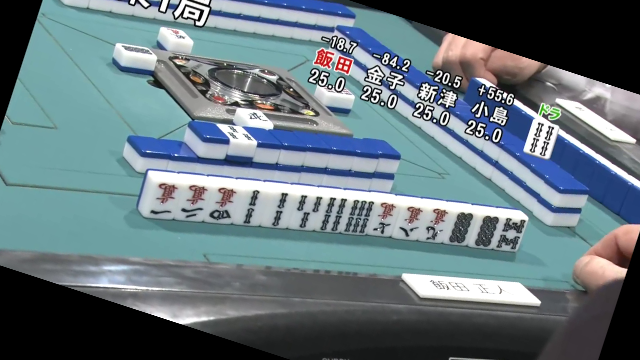
#> input picture data/JPEGImages/img_00023.png, 640 x 360 px
$ python predict.py ../data/JPEGImages/img_00023.png out   (Python 2 division)
#> lines starting #> are read from the running program, lines starting #| are printed output that depends on the picture; after the words box and inside, x2 and y2 are one past the last pixel; in counts of white or black regions, pixels touching at a corner belong together
# -*- coding: utf-8 -*-
#
# カスケード分類器のモデルを使って、手牌のいちを当てる
# 使い方
#
# for fn in `find input_dir/`
#   do python $fn out_dir
# done
#
# http://shkh.hatenablog.com/entry/2012/11/03/052251
import cv2
import sys

if len(sys.argv) != 3:
    print("argument error")
    print("Usage : python predict.py (input image path) (output dir)")
    sys.exit(1)

model = 'model/cascade.xml'
in_image_path = sys.argv[1]
out_image_dir = sys.argv[2]

im = cv2.imread(in_image_path)
#> im is the input picture: shape (360, 640, 3); mean B, G, R 125.4, 118.6, 101.9
cascade = cv2.CascadeClassifier(model)
faces = cascade.detectMultiScale(im, 1.1, 3)
#> faces = [[295, 169, 77, 77], [436, 33, 67, 67], [153, 158, 74, 74], [428, 190, 62, 62], [346, 175, 83, 83], [204, 148, 159, 159]]

for (x, y, w, h) in faces:
    cv2.rectangle(im,(x,y),(x+w,y+h),(0,255,0),3)
    print  sys.argv[1]  +  " {0} {1} {2} {3}".format(x,y,w,h)
#> this loop made 6 passes
#| ../data/JPEGImages/img_00023.png 295 169 77 77
#| ../data/JPEGImages/img_00023.png 436 33 67 67
#| ../data/JPEGImages/img_00023.png 153 158 74 74
#| ../data/JPEGImages/img_00023.png 428 190 62 62
#| ../data/JPEGImages/img_00023.png 346 175 83 83
#| ../data/JPEGImages/img_00023.png 204 148 159 159
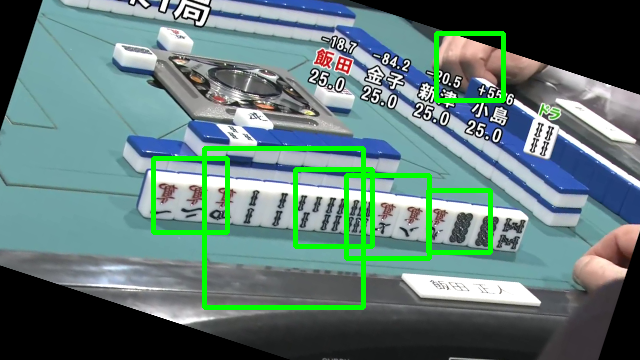
#> im: shape (360, 640, 3); 4.29% of pixels changed, all inside (x1, y1, x2, y2) = (151, 31, 506, 310)

out_path = out_image_dir + '/' + sys.argv[1].split("/")[-1]
print("make : " + out_path)
cv2.imwrite(out_path, im)

$ run again, on data/JPEGImages/img_00053.png
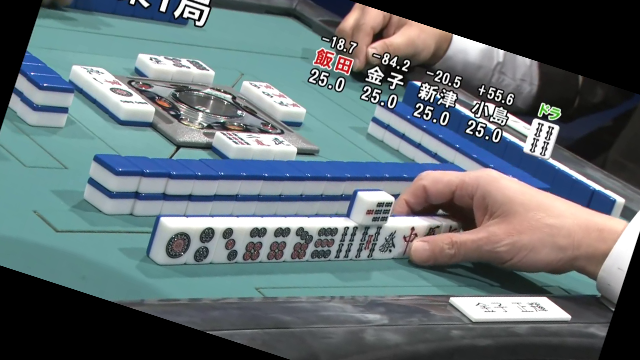
#> input picture data/JPEGImages/img_00053.png, 640 x 360 px
#> im is the input picture: shape (360, 640, 3); mean B, G, R 114.5, 110.2, 97.3
#> faces = [[179, 143, 37, 37], [248, 202, 65, 65], [205, 197, 81, 81], [280, 201, 71, 71], [384, 208, 74, 74], [381, 263, 79, 79], [165, 189, 95, 95]]
#> the loop `for (x, y, w, h) in faces:` made 7 passes
#> (printed output is left out)
#> after the loop `for (x, y, w, h) in faces:`:
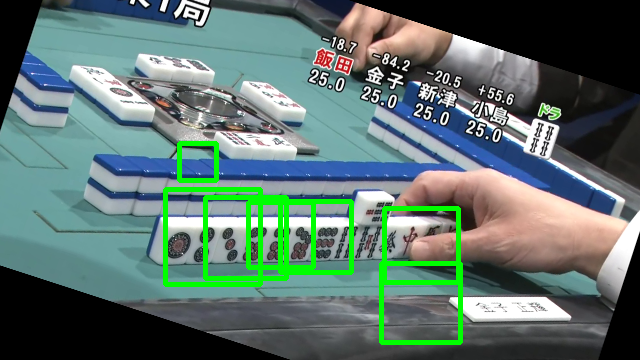
#> im: shape (360, 640, 3); 4.1% of pixels changed, all inside (x1, y1, x2, y2) = (163, 141, 463, 345)

$ run again, on data/JPEGImages/img_00056.png
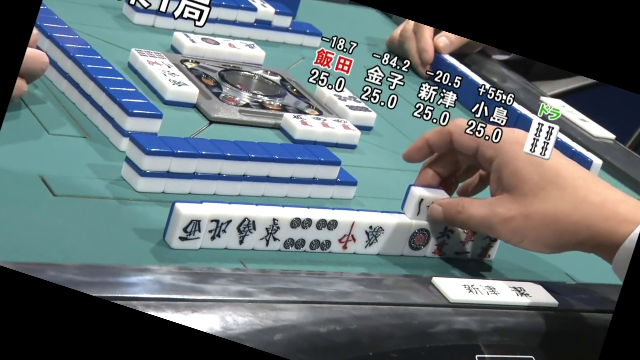
#> input picture data/JPEGImages/img_00056.png, 640 x 360 px
#> im is the input picture: shape (360, 640, 3); mean B, G, R 115, 111.6, 100.5
#> faces = [[229, 180, 109, 109], [343, 202, 60, 60], [362, 199, 73, 73], [436, 186, 91, 91], [333, 198, 96, 96]]
#> the loop `for (x, y, w, h) in faces:` made 5 passes
#> (printed output is left out)
#> after the loop `for (x, y, w, h) in faces:`:
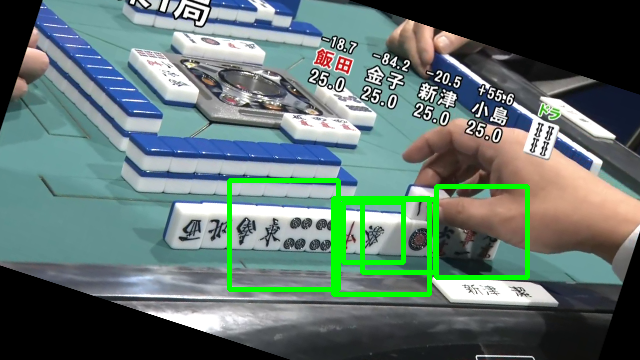
#> im: shape (360, 640, 3); 3.34% of pixels changed, all inside (x1, y1, x2, y2) = (227, 178, 530, 297)

$ run again, on data/JPEGImages/img_00060.png
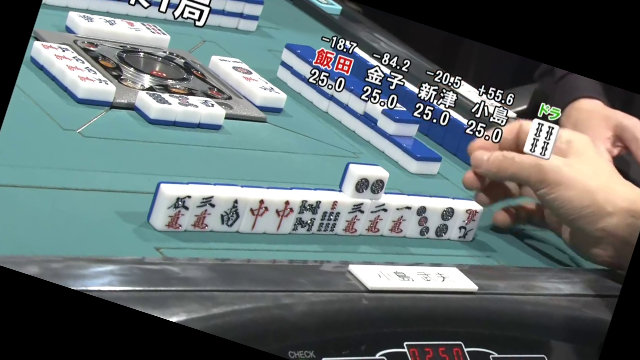
#> input picture data/JPEGImages/img_00060.png, 640 x 360 px
#> im is the input picture: shape (360, 640, 3); mean B, G, R 111.8, 110.9, 98.8
#> faces = [[443, 108, 36, 36], [226, 170, 83, 83], [395, 183, 59, 59], [459, 192, 56, 56], [413, 186, 64, 64], [438, 189, 63, 63], [285, 165, 104, 104]]
#> the loop `for (x, y, w, h) in faces:` made 7 passes
#> (printed output is left out)
#> after the loop `for (x, y, w, h) in faces:`:
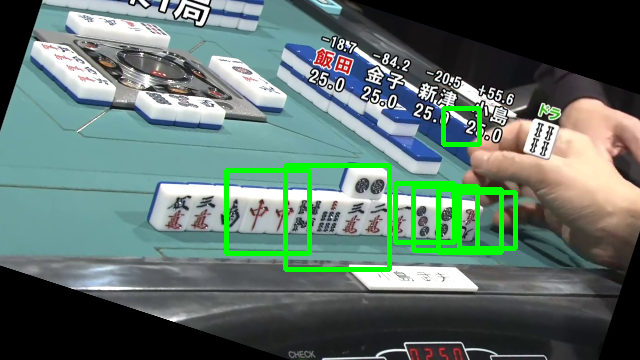
#> im: shape (360, 640, 3); 3.7% of pixels changed, all inside (x1, y1, x2, y2) = (224, 106, 518, 272)
